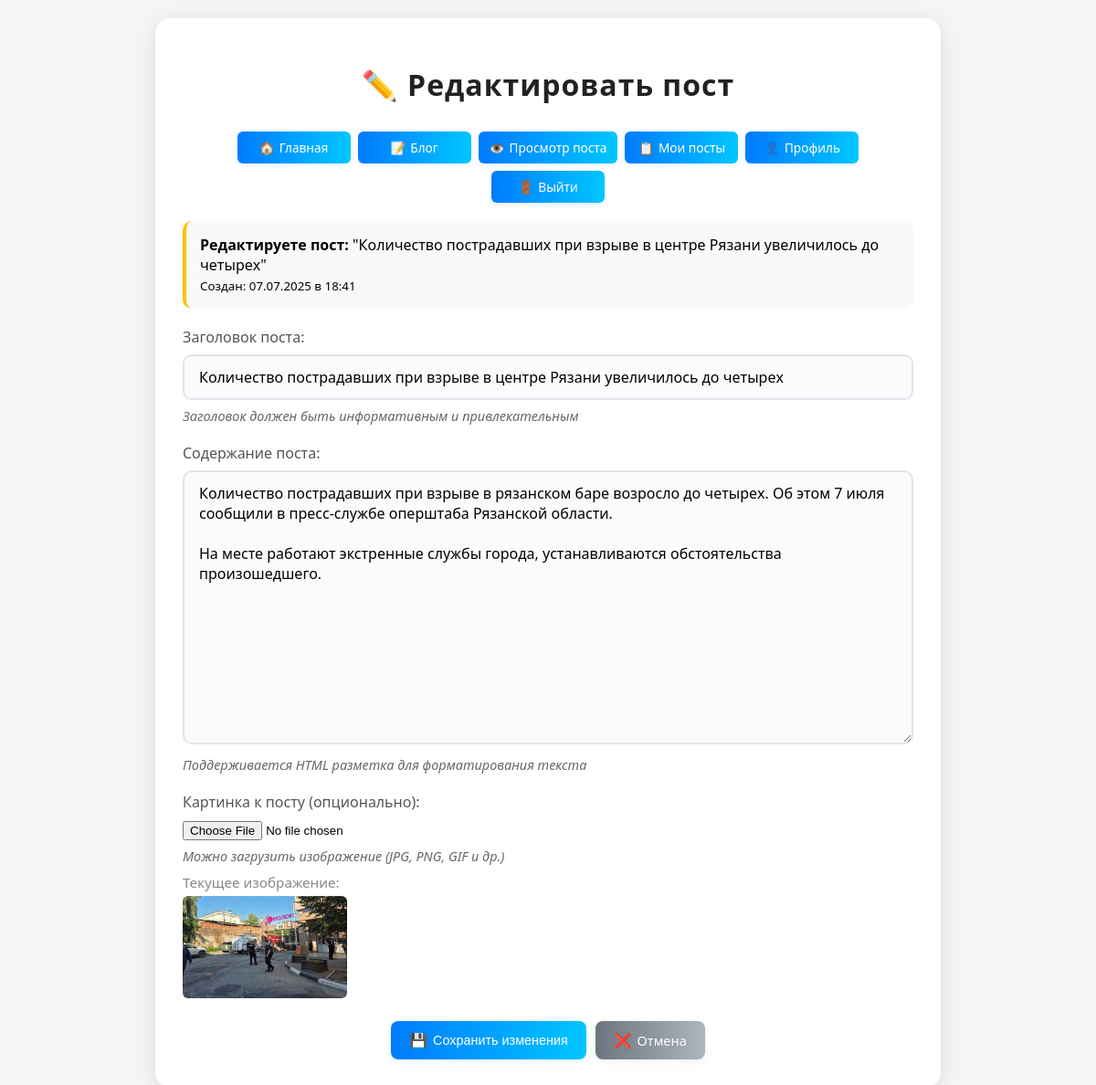
/blog/edit/1 (signed in), run on the app's committed database.
### model/db_models.py (models this page shows, shortened)
class Post(db.Model):
    id = db.Column(db.Integer, primary_key=True)
    title = db.Column(db.String(200), nullable=False)
    content = db.Column(db.Text, nullable=False)
    created_at = db.Column(db.DateTime, default=datetime.utcnow)
    updated_at = db.Column(db.DateTime, default=datetime.utcnow, onupdate=datetime.utcnow)
    user_id = db.Column(db.Integer, db.ForeignKey('user.id'), nullable=False)
    image = db.Column(db.String(255), nullable=True)  # Имя файла изображения (опционально)
    is_published = db.Column(db.Boolean, default=True)  # Статус публикации поста
    user = db.relationship('User', backref=db.backref('posts', lazy=True))

### blog/routes.py (the view, shortened to what this page needs)
@blog.route('/edit/<int:post_id>', methods=['GET', 'POST'])
@login_required
def edit(post_id):
    post = db.session.get(Post, post_id)
    if post is None:
        abort(404)
    if post.user_id != current_user.id:
        abort(403)
    return render_template('blog/edit.html', post=post)

### templates/blog/edit.html (shortened to what this page needs)
<!DOCTYPE html>
<html lang="ru">
<head>
</head>
<body>
    <div class="container">
        <h1>✏️ Редактировать пост</h1>
        <div class="nav-links">
            <a href="{{ url_for('index') }}"><span>🏠</span>Главная</a>
            <a href="{{ url_for('blog.index') }}"><span>📝</span>Блог</a>
            <a href="{{ url_for('blog.post', post_id=post.id) }}"><span>👁️</span>Просмотр поста</a>
            <a href="{{ url_for('blog.my_posts') }}"><span>📋</span>Мои посты</a>
            <a href="{{ url_for('profile') }}"><span>👤</span>Профиль</a>
            <a href="{{ url_for('auth.logout') }}"><span>🚪</span>Выйти</a>
        </div>
        <div class="post-info">
            <strong>Редактируете пост:</strong> "{{ post.title }}"
            <br>
            <small>Создан: {{ post.created_at.strftime('%d.%m.%Y в %H:%M') }}</small>
        </div>
        <form method="POST" enctype="multipart/form-data">
            <div class="form-group">
                <label for="title">Заголовок поста:</label>
                <input type="text" id="title" name="title" required
                       value="{{ post.title }}" placeholder="Введите заголовок поста...">
                <div class="help-text">Заголовок должен быть информативным и привлекательным</div>
            </div>
            <div class="form-group">
                <label for="content">Содержание поста:</label>
                <textarea id="content" name="content" required
                          >{{ post.content }}</textarea>
                <div class="help-text">Поддерживается HTML разметка для форматирования текста</div>
            </div>
            <div class="form-group">
                <label for="image">Картинка к посту (опционально):</label>
                <input type="file" id="image" name="image" accept="image/*">
                <div class="help-text">Можно загрузить изображение (JPG, PNG, GIF и др.)</div>
                {% if post.image %}
                    <div style="margin-top:8px;">
                        <span style="color:#888; font-size:0.95em;">Текущее изображение:</span><br>
                        <img src="{{ url_for('static', filename='uploads/' ~ post.image) }}" alt="Картинка поста" style="max-width:180px; max-height:120px; border-radius:6px; margin-top:4px;">
                    </div>
                {% endif %}
            </div>
            <div class="btn-group">
                <button type="submit"><span>💾</span>Сохранить изменения</button>
                <a href="{{ url_for('blog.post', post_id=post.id) }}" class="btn-secondary">
                    <span>❌</span>Отмена
                </a>
            </div>
        </form>
    </div>
</body>
</html>

### templates/blog/edit.html (style rules this page uses)
body { font-family: 'Segoe UI', Arial, sans-serif; background-color: #f5f5f5; margin: 0; padding: 20px; }
.container { max-width: 800px; margin: 0 auto; background: white; padding: 30px; border-radius: 16px; box-shadow: 0 4px 24px rgba(0,0,0,0.10); }
h1 { color: #222; text-align: center; margin-bottom: 30px; font-weight: 700; letter-spacing: 1px; }
.form-group { margin-bottom: 20px; }
label { display: block; margin-bottom: 8px; color: #555; font-weight: 500; }
input[type="text"], textarea { width: 100%; padding: 12px 16px; border: 2px solid #e1e5e9; border-radius: 10px; font-size: 16px; box-sizing: border-box; font-family: 'Segoe UI', Arial, sans-serif; transition: border-color 0.2s, box-shadow 0.2s; background: #fafbfc; }
textarea { min-height: 300px; resize: vertical; }
.btn-group { display: flex; justify-content: center; gap: 10px; margin-top: 20px; flex-wrap: wrap; }
button[type="submit"] { display: flex; align-items: center; gap: 6px; padding: 10px 20px; font-size: 0.9em; font-weight: 500; border: none; border-radius: 8px; cursor: pointer; background: linear-gradient(90deg, #007bff 0%, #00c6ff 100%); color: #fff; box-shadow: 0 2px 8px rgba(0,123,255,0.10); transition: background 0.2s, box-shadow 0.2s, transform 0.1s; }
button[type="submit"] span { font-size: 1.1em; display: inline-block; }
.btn-secondary { display: flex; align-items: center; gap: 6px; padding: 10px 20px; font-size: 0.9em; font-weight: 500; border: none; border-radius: 8px; cursor: pointer; background: linear-gradient(90deg, #6c757d 0%, #adb5bd 100%); color: #fff; text-decoration: none; box-shadow: 0 2px 8px rgba(108,117,125,0.10); transition: background 0.2s, box-shadow 0.2s, transform 0.1s; }
.btn-secondary span { font-size: 1.1em; display: inline-block; }
.nav-links { display: flex; flex-wrap: wrap; justify-content: center; gap: 8px; margin-bottom: 20px; }
.nav-links a { display: flex; align-items: center; gap: 5px; min-width: 100px; justify-content: center; padding: 8px 12px; font-size: 0.85em; font-weight: 500; background: linear-gradient(90deg, #007bff 0%, #00c6ff 100%); color: #fff; text-decoration: none; border: none; border-radius: 6px; box-shadow: 0 2px 6px rgba(0,123,255,0.10); transition: background 0.2s, box-shadow 0.2s, transform 0.1s; }
.nav-links a span { font-size: 1em; display: inline-block; }
.help-text { color: #666; font-size: 0.9em; margin-top: 8px; font-style: italic; }
.post-info { background-color: #f8f9fa; padding: 15px; border-radius: 10px; margin-bottom: 20px; border-left: 4px solid #ffc107; }

### data on the page
Post: title "Количество пострадавших при взрыве в центре Рязани увеличилось до четырех", created_at "07.07.2025 в 18:41", content "Количество пострадавших при взрыве в рязанском баре возросло до четырех. Об этом 7 июля сообщили в пресс-службе оперштаба Рязанской области. На месте работают экстренные службы города, устанавливаются обстоятельства произошедшего.", image (picture)
